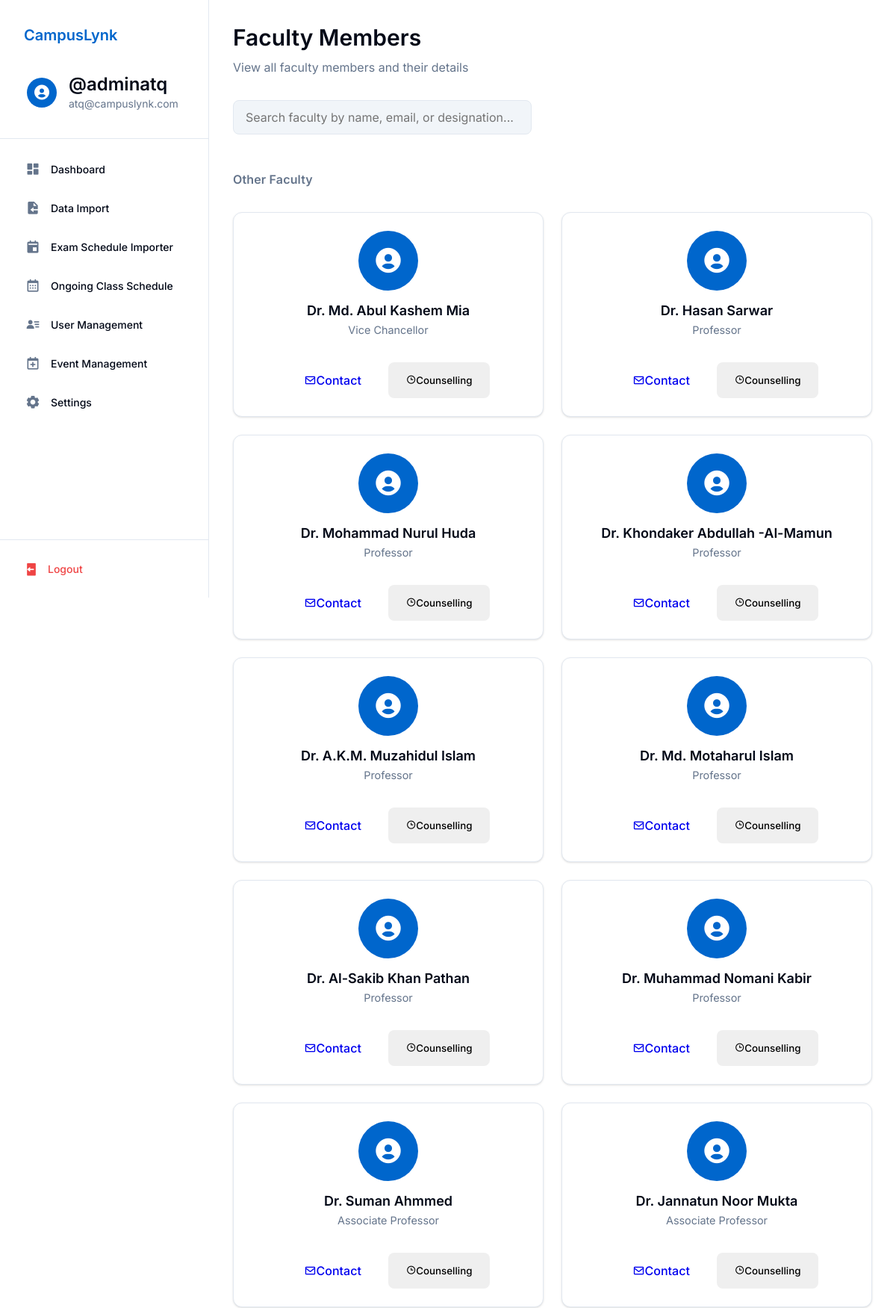
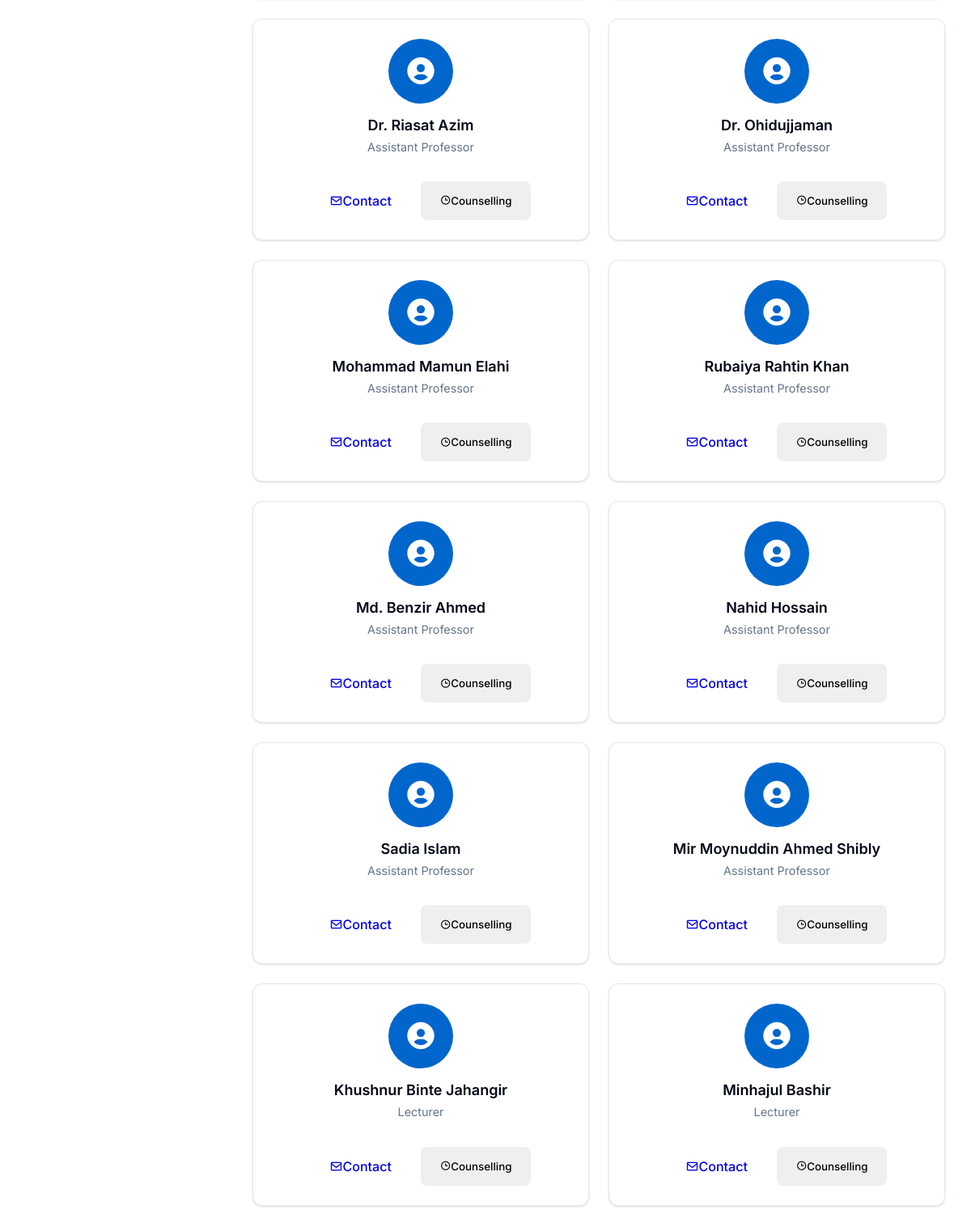
/faculty.php (signed in, upper part), run on the app's committed database (2 pictures, top to bottom).
### tables this page shows
CREATE TABLE `users` (
  `id` int(11) NOT NULL,
  `username` varchar(255) NOT NULL,
  `email` varchar(255) NOT NULL,
  `password` varchar(255) NOT NULL,
  `role` enum('student','faculty','admin') NOT NULL,
  `name` varchar(255) NOT NULL
);

CREATE TABLE `faculty` (
  `id` int(11) NOT NULL,
  `name` varchar(255) NOT NULL,
  `designation` varchar(255) NOT NULL,
  `email` varchar(255) DEFAULT NULL
);

### faculty.php (the view, shortened to what this page needs)
<?php
try {
    $database = new Database();
    $db = $database->getConnection();
    $query = $db->prepare("SELECT * FROM faculty");
    $query->execute();
    $facultyList = $query->fetchAll(PDO::FETCH_ASSOC);
} catch (PDOException $e) {
    $facultyList = [];
    $error = "Database Error: " . htmlspecialchars($e->getMessage());
}
$pinnedFacultyIds = [];
?>
<!DOCTYPE html>
<html lang="en">
<head>
    <link href='https://unpkg.com/boxicons@2.1.4/css/boxicons.min.css' rel='stylesheet'>
    <link rel="stylesheet" href="css/base.css">
    <link rel="stylesheet" href="css/layout.css">
    <link rel="stylesheet" href="css/components.css">
    <link rel="stylesheet" href="css/faculty.css">
</head>
<body>
    <?php include 'sidebar.php'; ?>
    <main class="main-content">
        <section class="welcome-section">
            <h1>Faculty Members</h1>
            <p class="text-muted">View all faculty members and their details</p>
        </section>
        <div class="faculty-search-bar" style="margin-bottom: 1.5rem; max-width: 400px;">
            <input type="text" id="facultySearch" class="form-input" placeholder="Search faculty by name, email, or designation..." oninput="filterFaculty()">
        </div>
        <div class="faculty-grid" id="facultyGrid">
            <?php
            $pinned = [];
            $others = [];
            foreach ($facultyList as $faculty) {
                if (in_array($faculty['id'], $pinnedFacultyIds)) {
                    $pinned[] = $faculty;
                } else {
                    $others[] = $faculty;
                }
            }
            ?>
            <?php if (!empty($others)): ?>
                <div class="faculty-section-label" style="grid-column: 1 / -1; font-weight: 600; color: var(--muted-foreground); margin: 1.5rem 0 0.5rem 0;">Other Faculty</div>
                <?php foreach ($others as $faculty): ?>
                    <div class="faculty-card" data-name="<?php echo htmlspecialchars(strtolower($faculty['name'])); ?>" data-email="<?php echo htmlspecialchars(strtolower($faculty['email'])); ?>" data-title="<?php echo htmlspecialchars(strtolower($faculty['designation'] ?? '')); ?>">
                        <div class="faculty-avatar">
                            <i class='bx bxs-user-circle'></i>
                        </div>
                        <h3 class="faculty-name"><?php echo htmlspecialchars($faculty['name']); ?></h3>
                        <p class="faculty-title"><?php echo htmlspecialchars($faculty['designation'] ?? 'Faculty Member'); ?></p>
                        <div class="faculty-actions">
                            <a href="mailto:<?php echo htmlspecialchars($faculty['email']); ?>" class="btn btn-outline btn-sm">
                                <i class='bx bx-envelope'></i>
                                Contact
                            </a>
                            <button class="btn btn-secondary btn-sm counselling-btn" data-faculty-id="<?php echo $faculty['id']; ?>" data-faculty-name="<?php echo htmlspecialchars($faculty['name']); ?>">
                                <i class='bx bx-time'></i>
                                Counselling
                            </button>
                        </div>
                    </div>
                <?php endforeach; ?>
            <?php endif; ?>
        </div>
    </main>
</body>
</html>

### sidebar.php (shortened to what this page needs)
<?php
try {
    $sidebar_database = new Database();
    $sidebar_db = $sidebar_database->getConnection();
    $sidebar_query = $sidebar_db->prepare("SELECT * FROM users WHERE email = ?");
    $sidebar_query->execute([$_SESSION['useremail']]);
    $sidebar_user = $sidebar_query->fetch(PDO::FETCH_ASSOC);
} catch (PDOException $e) {
    header("Location: login.php?error=Database Error: " . urlencode($e->getMessage()));
    exit();
}
$current_page = basename($_SERVER['PHP_SELF']);
$role = $sidebar_user['role'];
?>
<link href='https://unpkg.com/boxicons@2.1.4/css/boxicons.min.css' rel='stylesheet'>
<aside class="sidebar">
    <div class="sidebar-header">
        <div class="logo-and-title-div">
            <a href="<?php echo $role === 'faculty' ? 'faculty_dashboard.php' : ($role === 'admin' ? 'admin_dashboard.php' : 'dashboard.php'); ?>" class="navbar-brand">CampusLynk</a>
        </div>
        <a href="<?php echo $role === 'faculty' ? 'faculty_dashboard.php' : ($role === 'admin' ? 'admin_dashboard.php' : 'profile.php'); ?>" class="user-info">
            <div class="user-avatar">
                <i class='bx bxs-user-circle'></i>
            </div>
            <div class="user-details">
                <h3 class="user-name"><?php echo '@' . htmlspecialchars($sidebar_user['username']); ?></h3>
                <p class="user-email"><?php echo htmlspecialchars($sidebar_user['email']); ?></p>
            </div>
        </a>
    </div>
    <div class="sidebar-content">
        <ul class="nav-links">
            <?php if ($role === 'admin'): ?>
                <li>
                    <a href="admin_dashboard.php" class="nav-link <?php echo $current_page === 'admin_dashboard.php' ? 'active' : ''; ?>">
                        <i class='bx bxs-dashboard'></i>
                        <span>Dashboard</span>
                    </a>
                </li>
                <li>
                    <a href="admin_dataimport.php" class="nav-link <?php echo $current_page === 'admin_dataimport.php' ? 'active' : ''; ?>">
                        <i class='bx bxs-file-import'></i>
                        <span>Data Import</span>
                    </a>
                </li>
                <li>
                    <a href="admin_exam_import.php" class="nav-link <?php echo $current_page === 'admin_exam_import.php' ? 'active' : ''; ?>">
                        <i class='bx bxs-calendar-event'></i>
                        <span>Exam Schedule Importer</span>
                    </a>
                </li>
                <li>
                    <a href="admin_class_schedule.php" class="nav-link <?php echo $current_page === 'admin_class_schedule.php' ? 'active' : ''; ?>">
                        <i class='bx bx-calendar'></i>
                        <span>Ongoing Class Schedule</span>
                    </a>
                </li>
                <li>
                    <a href="admin_users.php" class="nav-link <?php echo $current_page === 'admin_users.php' ? 'active' : ''; ?>">
                        <i class='bx bxs-user-detail'></i>
                        <span>User Management</span>
                    </a>
                </li>
                <li>
                    <a href="admin_event_management.php" class="nav-link <?php echo $current_page === 'admin_event_management.php' ? 'active' : ''; ?>">
                        <i class='bx bx-calendar-plus'></i>
                        <span>Event Management</span>
                    </a>
                </li>
                <li>
                    <a href="admin_settings.php" class="nav-link <?php echo $current_page === 'admin_settings.php' ? 'active' : ''; ?>">
                        <i class='bx bxs-cog'></i>
                        <span>Settings</span>
                    </a>
                </li>
            <?php endif; ?>
        </ul>
    </div>
    <div class="sidebar-footer">
        <?php
        $logout_url = 'logout.php';
        if (isset($_SESSION['role'])) {
            switch ($_SESSION['role']) {
                case 'admin':
                    $logout_url = 'admin_logout.php';
                    break;
            }
        }
        ?>
        <a href="<?php echo $logout_url; ?>" class="logout-btn">
            <i class='bx bxs-log-out'></i>
            <span>Logout</span>
        </a>
    </div>
</aside>

### css/base.css (style rules this page uses)
:root { --background: #ffffff; --foreground: #020817; --card: #ffffff; --card-foreground: #020817; --popover: #ffffff; --popover-foreground: #020817; --primary: #0066cc; --primary-foreground: #ffffff; --secondary: #f1f5f9; --secondary-foreground: #0f172a; --muted: #f1f5f9; --muted-foreground: #64748b; --accent: #f1f5f9; --accent-foreground: #0f172a; --destructive: #ef4444; --destructive-foreground: #ffffff; --success: #16a34a; --success-foreground: #ffffff; --border: #e2e8f0; --input: #e2e8f0; --ring: #0066cc; --spacing-1: 0.25rem; --spacing-2: 0.5rem; --spacing-3: 0.75rem; --spacing-4: 1rem; --spacing-5: 1.25rem; --spacing-6: 1.5rem; --spacing-8: 2rem; --spacing-10: 2.5rem; --spacing-12: 3rem; --radius-sm: 0.125rem; --radius: 0.5rem; --radius-md: 0.75rem; --radius-lg: 1rem; --shadow-sm: 0 1px 2px rgba(0, 0, 0, 0.05); --shadow: 0 1px 3px rgba(0, 0, 0, 0.1), 0 1px 2px rgba(0, 0, 0, 0.06); --shadow-md: 0 4px 6px -1px rgba(0, 0, 0, 0.1), 0 2px 4px -1px rgba(0, 0, 0, 0.06); --shadow-lg: 0 10px 15px -3px rgba(0, 0, 0, 0.1), 0 4px 6px -2px rgba(0, 0, 0, 0.05); }
* { margin: 0; padding: 0; box-sizing: border-box; font-family: 'Inter', sans-serif; }
body { background-color: var(--background); color: var(--foreground); line-height: 1.5; }
h1, h2, h3, h4, h5, h6 { font-weight: 600; line-height: 1.25; margin-bottom: var(--spacing-4); }
h1 { font-size: 2.25rem; }
h3 { font-size: 1.5rem; }
.text-muted { color: var(--muted-foreground); }
.main-content { margin-left: 280px; padding: 2rem; min-height: 100vh; background-color: var(--background); }

### css/layout.css (style rules this page uses)
:root { --sidebar-width: 280px; }
.main-content { margin-left: var(--sidebar-width); padding: 2rem; min-height: 100vh; background: var(--background); }
.sidebar { width: var(--sidebar-width); height: 100vh; background-color: var(--background); border-right: 1px solid var(--border); display: flex; flex-direction: column; position: fixed; left: 0; top: 0; z-index: 1000; overflow-y: auto; }
.sidebar-header { padding: 1.5rem; border-bottom: 1px solid var(--border); display: flex; flex-direction: column; gap: 1rem; background: var(--background); }
.logo-and-title-div { display: flex; align-items: center; gap: 0.75rem; text-decoration: none; padding: 0.5rem; border-radius: var(--radius); transition: background-color 0.2s; }
.navbar-brand { color: var(--primary); font-size: 1.25rem; font-weight: 600; text-decoration: none; }
.user-info { display: flex; align-items: center; gap: 1rem; padding: 0.75rem; border-radius: var(--radius); transition: background-color 0.2s; text-decoration: none; }
.user-avatar { width: 40px; height: 40px; border-radius: 50%; background: var(--primary); display: flex; align-items: center; justify-content: center; flex-shrink: 0; }
.user-avatar i { font-size: 1.5rem; color: var(--primary-foreground); }
.user-details { flex: 1; min-width: 0; }
.user-name { font-weight: 600; color: var(--foreground); margin: 0; white-space: nowrap; overflow: hidden; text-overflow: ellipsis; }
.user-email { font-size: 0.875rem; color: var(--muted-foreground); margin: 0; white-space: nowrap; overflow: hidden; text-overflow: ellipsis; }
.sidebar-content { flex: 1; display: flex; flex-direction: column; padding: 1rem 0; }
.nav-links { list-style: none; padding: 0 1rem; margin: 0; }
.nav-links li { margin-bottom: 0.25rem; }
.nav-link { display: flex; align-items: center; gap: 0.75rem; padding: 0.75rem 1rem; color: var(--foreground); text-decoration: none; border-radius: var(--radius); transition: all 0.2s; font-size: 0.875rem; font-weight: 500; }
.nav-link i { font-size: 1.25rem; width: 1.5rem; height: 1.5rem; display: inline-flex; align-items: center; justify-content: center; color: var(--muted-foreground); }
.sidebar-footer { padding: 1rem; border-top: 1px solid var(--border); background: var(--background); }
.logout-btn { display: flex; align-items: center; gap: 0.75rem; padding: 0.75rem 1rem; width: 100%; color: var(--destructive); text-decoration: none; border-radius: var(--radius); transition: all 0.2s; font-size: 0.875rem; font-weight: 500; }
.logout-btn i { font-size: 1.25rem; }
.welcome-section { margin-bottom: 2rem; }
.welcome-section h1 { font-size: 1.875rem; font-weight: 600; color: var(--foreground); margin-bottom: 0.5rem; }

### data on the page
users: username "adminatq", email "atq@campuslynk.com"
faculty: name "Dr. Md. Abul Kashem Mia", designation "Vice Chancellor"
faculty: name "Dr. Hasan Sarwar", designation "Professor"
faculty: name "Dr. Mohammad Nurul Huda", designation "Professor"
faculty: name "Dr. Khondaker Abdullah -Al-Mamun", designation "Professor"
faculty: name "Dr. A.K.M. Muzahidul Islam", designation "Professor"
faculty: name "Dr. Md. Motaharul Islam", designation "Professor"
faculty: name "Dr. Al-Sakib Khan Pathan", designation "Professor"
faculty: name "Dr. Muhammad Nomani Kabir", designation "Professor"
faculty: name "Dr. Suman Ahmmed", designation "Associate Professor"
faculty: name "Dr. Jannatun Noor Mukta", designation "Associate Professor"
faculty: name "Dr. Riasat Azim", designation "Assistant Professor"
faculty: name "Dr. Ohidujjaman", designation "Assistant Professor"
faculty: name "Mohammad Mamun Elahi", designation "Assistant Professor"
faculty: name "Rubaiya Rahtin Khan", designation "Assistant Professor"
faculty: name "Md. Benzir Ahmed", designation "Assistant Professor"
faculty: name "Nahid Hossain", designation "Assistant Professor"
faculty: name "Sadia Islam", designation "Assistant Professor"
faculty: name "Mir Moynuddin Ahmed Shibly", designation "Assistant Professor"
faculty: name "Khushnur Binte Jahangir", designation "Lecturer"
faculty: name "Minhajul Bashir", designation "Lecturer"
